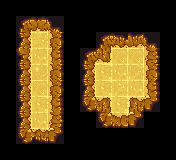

This is a level from a 2D game, rendered from its Tiled map with the project's own tilesets. A one-line summary and the complete map file follow:
An orthogonal 11x10 tile map with 16x16 px tiles, 1 tile layer (Ground) and 7 objects (SQUID_DOWN, SWITCH, HERO, STAIRS, SPIKES, ...).

<map version="1.10" tiledversion="1.10.2" orientation="orthogonal" renderorder="right-down" width="11" height="10" tilewidth="16" tileheight="16" infinite="0" nextlayerid="4" nextobjectid="8">
 <properties>
  <property name="DIRECTIONS" value="RDDL" />
  <property name="ITEMS" value="DOOR_SWITCHED,DOOR_SWITCHED_OPEN" />
  <property name="NAME" value="Squids, they have a mind of their own" />
 </properties>
 <tileset firstgid="1" source="../level16.tsx" />
 <layer id="1" name="Ground" width="11" height="10">
  <data encoding="csv">
0,0,0,0,0,0,0,0,0,0,0,
0,1,7,9,0,0,0,0,0,0,0,
0,10,14,47,0,0,1,5,2,9,0,
0,46,11,18,0,1,1073741852,16,16,38,0,
0,10,17,47,0,10,13,11,15,47,0,
0,10,16,47,0,10,13,12,11,18,0,
0,10,13,18,0,19,28,13,2147483676,27,0,
0,10,11,38,0,0,19,23,27,0,0,
0,19,21,27,0,0,0,0,0,0,0,
0,0,0,0,0,0,0,0,0,0,0
</data>
 </layer>
 <objectgroup id="2" name="Puzzle">
  <object id="1" name="SQUID_DOWN" x="39.9103" y="42.1559">
   <point />
  </object>
  <object id="2" name="SWITCH" x="39.9103" y="74.1559">
   <point />
  </object>
  <object id="3" name="HERO" x="119.91" y="58.1559">
   <point />
  </object>
  <object id="4" name="STAIRS" x="103.91" y="74.1559">
   <point />
  </object>
  <object id="5" name="SPIKES" x="135.91" y="74.1559">
   <point />
  </object>
 </objectgroup>
 <objectgroup id="3" name="Solution">
  <object id="6" name="DOOR_SWITCHED" x="134.635" y="54.4365">
   <point />
  </object>
  <object id="7" name="DOOR_SWITCHED_OPEN" x="119.178" y="86.6951">
   <point />
  </object>
 </objectgroup>
</map>
